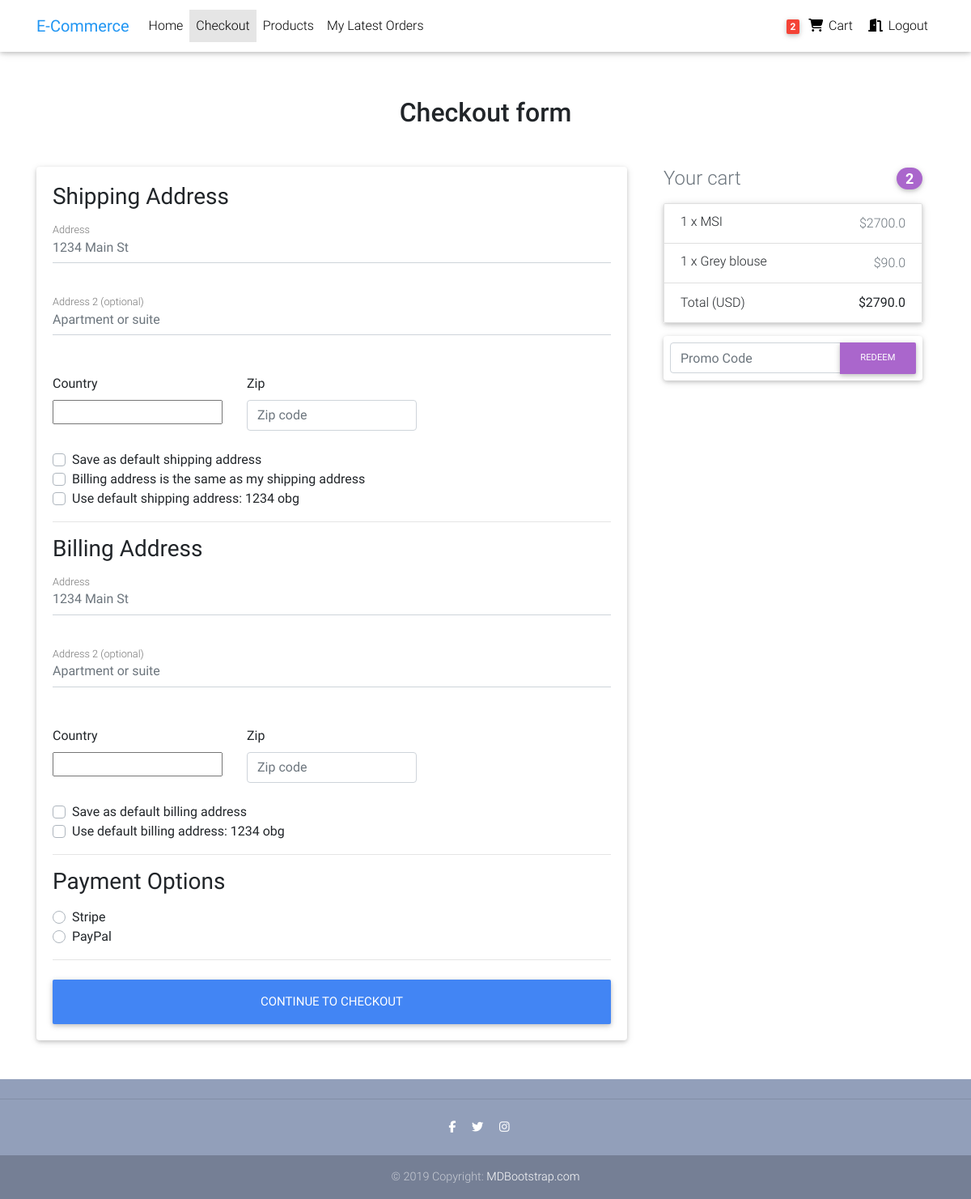
Page /checkout (signed in) on the committed database.
### src/models.py (models this page shows, shortened)
class Order(models.Model):
    user = models.ForeignKey(settings.AUTH_USER_MODEL, on_delete=models.CASCADE)
    ref_code = models.CharField(max_length=20, blank=True, null=True)
    items = models.ManyToManyField(OrderItem)
    start_date = models.DateTimeField(auto_now_add=True)
    ordered_date = models.DateTimeField()
    ordered = models.BooleanField(default=False)
    billing_address = models.ForeignKey("Address", related_name="billing_address", on_delete=models.SET_NULL, blank=True, null=True)
    shipping_address = models.ForeignKey("Address", related_name="shipping_address", on_delete=models.SET_NULL, blank=True, null=True)
    payment = models.ForeignKey("Payment", on_delete=models.SET_NULL, blank=True, null=True)
    coupon = models.ForeignKey("Coupon", on_delete=models.SET_NULL, blank=True, null=True)
    delivered = models.BooleanField(default=False)
    received = models.BooleanField(default=False)
    refund_request = models.BooleanField(default=False)
    refund_granted = models.BooleanField(default=False)
    def get_total_price(self):
        somme = 0
        for item in self.items.all():
            somme += item.get_total_item_price()
        if self.coupon:
            somme -= self.coupon.amount
        return somme

class OrderItem(models.Model):
    user = models.ForeignKey(settings.AUTH_USER_MODEL, on_delete=models.CASCADE)
    ordered = models.BooleanField(default=False)
    item = models.ForeignKey(Item, on_delete=models.CASCADE)
    quantity = models.IntegerField(default=1)
    def get_total_item_price(self):
        if self.item.discount_price:
            return self.quantity * self.item.discount_price
        else:
            return self.quantity * self.item.price

class Address(models.Model):
    user = models.ForeignKey(settings.AUTH_USER_MODEL, on_delete=models.CASCADE)
    street_address = models.CharField(max_length=100)
    apartment_address = models.CharField(max_length=100)
    country = CountryField(multiple=False)
    zip = models.CharField(max_length=100)
    address_type = models.CharField(max_length=1, choices=ADDRESS_CHOICES)
    default = models.BooleanField(default=False)
    class Meta:
        verbose_name_plural = "Addresses"

class Item(models.Model):
    title = models.CharField(max_length=100)
    price = models.FloatField()
    discount_price = models.FloatField(blank=True, null=True)
    category = models.CharField(choices=CATEGORY_CHOICES, max_length=2)
    description = models.TextField()
    is_new = models.BooleanField(default=True)
    slug = models.SlugField()
    image = models.ImageField()
    created_at = models.DateTimeField(auto_now_add=True)

### src/views.py (the view, shortened to what this page needs)
# urls.py: path("checkout", Checkout.as_view(), name="checkout"),
class Checkout(View, LoginRequiredMixin):
    def get(self, *args, **kwargs):
        try:
            order = Order.objects.get(user=self.request.user, ordered=False)
            form = CheckoutForm()
            context = {"form": form, "order": order, "couponForm": CouponForm(), "DISPLAY_COUPON_FORM": True}
            shipping_address_qs = Address.objects.filter(user=self.request.user, address_type='S', default=True)
            if shipping_address_qs.exists():
                context.update({"default_shipping_address": shipping_address_qs[0]})
            billing_address_qs = Address.objects.filter(user=self.request.user, address_type='B', default=True)
            if billing_address_qs.exists():
                context.update({"default_billing_address": billing_address_qs[0]})
            return render(self.request, "checkout.html", context)
        except ObjectDoesNotExist:
            messages.info(self.request, "You don't have an active order!")
            return redirect("core:checkout")

### src/forms.py
class CouponForm(forms.Form):
    code = forms.CharField(widget=forms.TextInput(attrs={
        "class": "form-control",
        "placeholder": "Promo Code",
        "aria - label": "Recipient's username",
        "aria - describedby": "basic-addon2"
    }))

### src/templatetags/cart_template_tags.py (called while the page is built)
@register.filter
def cart_items_count(user):
    if user.is_authenticated:
        qs = Order.objects.filter(user=user, ordered=False).first()
        somme = 0
        if qs:
            items = qs.items.all()
            for item in items:
                somme += item.quantity
        return somme

### templates/checkout.html (shortened to what this page needs)
{% extends "base.html" %}
{% load crispy_forms_tags %}
{% block content %}
  <main>
    <div class="container wow fadeIn">
      <h2 class="my-5 h2 text-center">Checkout form</h2>
      <div class="row">
        <div class="col-md-8 mb-4">
          <div class="card">
            <form method="post" class="card-body">{% csrf_token %}
              <h3>Shipping Address</h3>
              <div class="hideable_shipping_form">
                  <div class="md-form mb-5">
                    <input type="text", placeholder="1234 Main St" id="shipping_address" name="shipping_address" class="form-control" required>
                    <label for="shipping_address">Address</label>
                  </div>
                  <div class="md-form mb-5">
                    <input type="text", placeholder="Apartment or suite" id="shipping_address2" name="shipping_address2" class="form-control" required>
                    <label for="shipping_address2">Address 2 (optional)</label>
                  </div>
                  <div class="row">
                    <div class="col-lg-4 col-md-12 mb-4">
                      <label for="country">Country</label>
                      {{ form.shipping_country }}
                    </div>
                    <div class="col-lg-4 col-md-6 mb-4">
                      <label for="shipping_zip">Zip</label>
                      <input type="text", placeholder="Zip code" id="shipping_zip" name="shipping_zip" class="form-control" required>
                    </div>
                  </div>
                  <div class="custom-control custom-checkbox">
                    <label class="custom-control-label" for="set_default_shipping">Save as default shipping address</label>
                  </div>
              </div>
              <div class="custom-control custom-checkbox">
                <label class="custom-control-label" for="same_billing_address" id="same_billing_address_label">Billing address is the same as my shipping address</label>
              </div>
              {% if default_shipping_address %}
              <div class="custom-control custom-checkbox">
                <label class="custom-control-label" for="use_default_shipping" id="use_default_shipping_label">Use default shipping address: {{ default_shipping_address.street_address|truncatechars:10 }}</label>
              </div>
              {% endif %}
              <hr>
              <h3>Billing Address</h3>
              <div class="hideable_billing_form">
                  <div class="md-form mb-5">
                    <input type="text", placeholder="1234 Main St" id="billing_address" name="billing_address" class="form-control" required>
                    <label for="billing_address">Address</label>
                  </div>
                  <div class="md-form mb-5">
                    <input type="text", placeholder="Apartment or suite" id="billing_address2" name="billing_address2" class="form-control" required>
                    <label for="billing_address2">Address 2 (optional)</label>
                  </div>
                  <div class="row">
                    <div class="col-lg-4 col-md-12 mb-4">
                      <label for="country">Country</label>
                      {{ form.billing_country }}
                    </div>
                    <div class="col-lg-4 col-md-6 mb-4">
                      <label for="billing_zip">Zip</label>
                      <input type="text", placeholder="Zip code" id="billing_zip" name="billing_zip" class="form-control" required>
                    </div>
                  </div>
                  <div class="custom-control custom-checkbox">
                    <label class="custom-control-label" for="set_default_billing">Save as default billing address</label>
                  </div>
              </div>
              {% if default_billing_address %}
              <div class="custom-control custom-checkbox" id="default_billing">
                <label class="custom-control-label" for="use_default_billing" >Use default billing address: {{ default_billing_address.street_address|truncatechars:10 }}</label>
              </div>
              {% endif %}
              <hr>
              <h3>Payment Options</h3>
              <div class="d-block my-3">
                {% for value, name in form.fields.payment_option.choices %}
                <div class="custom-control custom-radio">
                  <label class="custom-control-label" for="{{ name }}" id="payment_method">{{ name }}</label>
                </div>
                {% endfor %}
              </div>
              <hr class="mb-4">
              <button class="btn btn-primary btn-lg btn-block" type="submit" id="checkout">Continue to checkout</button>
            </form>
          </div>
        </div>
        <div class="col-md-4 mb-4">
        {% include "order_snippet.html" %}
        </div>
      </div>
    </div>
  </main>
{% endblock content %}

### templates/navbar.html (shortened to what this page needs)
{% load cart_template_tags %}
  <nav class="navbar fixed-top navbar-expand-lg navbar-light white scrolling-navbar">
    <div class="container">
      <a class="navbar-brand waves-effect" href="/">
        <strong class="blue-text">E-Commerce</strong>
      </a>
      <div class="collapse navbar-collapse" id="navbarSupportedContent">
        <ul class="navbar-nav mr-auto">
          <li class="nav-item {% if request.path == "/" %}active{% endif %}">
            <a class="nav-link waves-effect" href="/">Home
            </a>
          </li>
          {% if request.user.is_authenticated %}
          <li class="nav-item {% if request.path == "/checkout" %}active{% endif %}">
            <a class="nav-link waves-effect" href="/checkout">Checkout</a>
          </li>
          {% endif %}
          <li class="nav-item {% if "/products" in request.path %}active{% endif %}">
            <a class="nav-link waves-effect" href="/products">Products</a>
          </li>
          {% if request.user.is_authenticated %}
          <li class="nav-item {% if "/my_orders" == request.path %}active{% endif %}">
            <a class="nav-link waves-effect" href="{% url "core:my_orders" %}">My Latest Orders</a>
          </li>
          {% endif %}
        </ul>
        <ul class="navbar-nav nav-flex-icons">
        {% if request.user.is_authenticated %}
          <li class="nav-item">
            <a class="nav-link waves-effect" href="/cart">
              <span class="badge red z-depth-1 mr-1"> {{ request.user|cart_items_count }} </span>
              <i class="fas fa-shopping-cart"></i>
              <span class="clearfix d-none d-sm-inline-block"> Cart </span>
            </a>
          </li>
          <li class="nav-item {% if request.path == "/accounts/logout/" %}active{% endif %}">
            <a class="nav-link waves-effect" href="{% url 'account_logout' %}">
            <i class="fas fa-door-open"></i>
              <span class="clearfix d-none d-sm-inline-block" id="logout"> Logout </span>
            </a>
          </li>
        {% endif %}
        </ul>
      </div>
    </div>
  </nav>

### templates/order_snippet.html (shortened to what this page needs)
{% load cart_template_tags %}
<!DOCTYPE html>
<html lang="en">
<head>
</head>
<body>
  <div class="col-md-12 mb-4">
      <h4 class="d-flex justify-content-between align-items-center mb-3">
        <span class="text-muted">Your cart</span>
        <span class="badge badge-secondary badge-pill">{{ request.user|cart_items_count }}</span>
      </h4>
      <ul class="list-group mb-3 z-depth-1">
        {% for order_item in order.items.all %}
        <li class="list-group-item d-flex justify-content-between lh-condensed">
          <div>
            <h6 class="my-0">{{ order_item.quantity }} x {{ order_item.item.title}}</h6>
          </div>
          <span class="text-muted">${{ order_item.get_total_item_price }}</span>
        </li>
        {% endfor %}
        <li class="list-group-item d-flex justify-content-between">
          <span>Total (USD)</span>
          <strong>${{ order.get_total_price }}</strong>
        </li>
      </ul>
      {% if DISPLAY_COUPON_FORM %}
      <form class="card p-2" action="{% url 'core:add_coupon' %}" method="post">{% csrf_token %}
        <div class="input-group">
          {{ couponForm.code }}
          <div class="input-group-append">
            <button class="btn btn-secondary btn-md waves-effect m-0" type="submit">Redeem</button>
          </div>
        </div>
        </form>
      {% endif %}
    </div>
</body>
</html>

### templates/base.html (style rules this page uses)
html, body, header, .carousel { height: 60vh; }

### rows in the picture
Address: street_address "1234 obg"
Address: street_address "1234 obg"
OrderItem: quantity "1", item "MSI", get_total_item_price "2700.0"
OrderItem: quantity "1", item "Grey blouse", get_total_item_price "90.0"
Order: get_total_price "2790.0"

### other values in the picture
{{ request.user|cart_items_count }} "2"
{{ name }} "Stripe" "PayPal"
